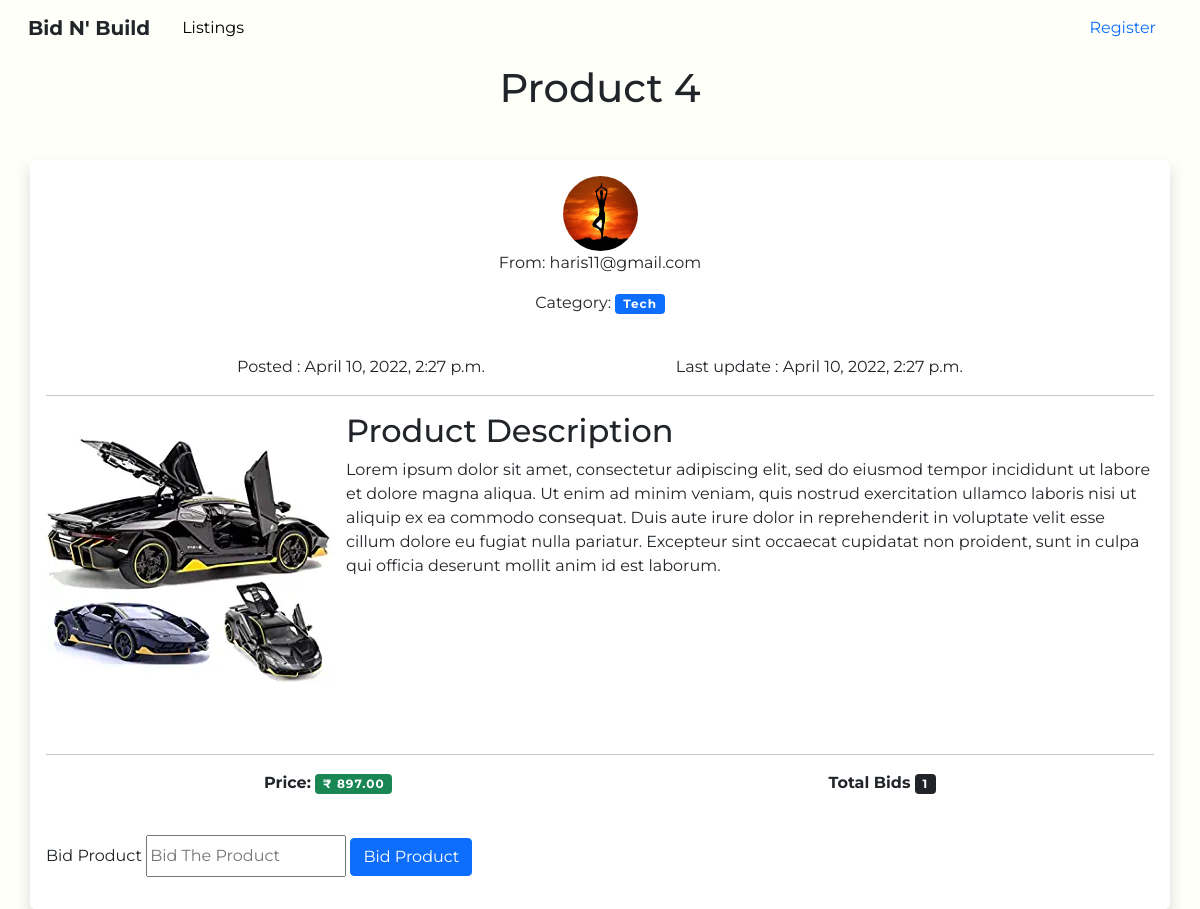
The app's page /product-details/25 with its own data.
### home/models.py (models this page shows, shortened)
class Product(models.Model):
    title=models.CharField(max_length=255)
    author=models.ForeignKey(Customer, on_delete=models.CASCADE)
    order=models.BooleanField(default=False)
    product_image = models.ImageField(null=True, blank=True, upload_to='images/products/')
    desc=RichTextField(blank=True, null=True)
    price=models.DecimalField(max_digits=8, decimal_places=2)
    category=models.ForeignKey(Category, on_delete=models.CASCADE)
    created_at = models.DateTimeField(auto_now_add=True)
    updated_at = models.DateTimeField(auto_now=True)

class Category(models.Model):
    name=models.CharField(max_length=255)
    def __str__(self):
        return self.name

### account/models.py (models this page shows, shortened)
class Customer(models.Model):
    user = models.OneToOneField(User, on_delete = models.CASCADE)
    gender_choice=(('M',"Male"),('F',"Female"))
    gender = models.CharField(choices=gender_choice, max_length=20)
    profile_pic = models.ImageField(null=True, blank=True,upload_to='images/customer/profile/')
    phone = models.CharField(max_length=13)
    dob = models.DateField()
    address = models.TextField()
    pin=models.CharField(max_length=6)
    created_at = models.DateTimeField(auto_now_add=True)
    updated_at = models.DateTimeField(auto_now=True)
    objects = models.Manager()

class User(AbstractUser):
    user_type_data = ((1, "Admin"),(2, "Customer"), (3, "Company"))
    user_type = models.CharField(default=2, choices=user_type_data, max_length=20)

### home/views.py (the view)
# urls.py: path('product-details/<int:pk>', views.ProductDetailsView.as_view(), name='product_details'),
class ProductDetailsView(DetailView):
    model=Product
    template_name='product/product_details.html'

### templates/product/product_details.html (shortened to what this page needs)
{% extends 'base.html' %}
{% load static %}
{% block body %}
<h1 class="text-center">{{ product.title }}</h1>
<div class="container my-5 bg-white rounded-3 p-3 shadow">
<div>
    {% if product.author.profile_pic %}
    <img src="{{ product.author.profile_pic.url }}" class="rounded-circle mx-auto d-block"  width=75 height=75>
    <p class="text-center">From: {{ product.author.user.username }}</p>
    {% else %}
        <img src="{% static 'img/avatar.jpg' %}" alt="Avatar"  class="rounded-circle mx-auto d-block"  width=75 height=75>
        <p class="text-center">From: {{ product.author.user.username }}</p>
    {% endif %}
    <p class="text-center">Category: <span class="badge bg-primary text-wrap" style="letter-spacing: 1px;"> {{ product.category }} </span></p>
    <br>
    <div class="d-flex flex-column flex-md-row justify-content-md-evenly">
        <div>
            Posted : {{ product.created_at }}
        </div>
        <div>
            Last update : {{ product.updated_at }}
        </div>
    </div>
</div>
<hr>
{% if product.product_image.url %}
<div class="d-flex">
<img src=" {{ product.product_image.url }} ">
<div>
<h2>Product Description</h2>
<span>{{ product.desc|safe }}</span>
</div>
</div>
{% endif %}
<br>
<br>
<hr>
<div class="d-flex flex-column flex-md-row justify-content-md-evenly">
<p> <strong>Price:</strong> <span class="badge bg-success" style="letter-spacing: 1px;"> ₹ {{ product.price }} </span></p>
<br>
<p> <strong>Total Bids</strong> <span class="badge bg-dark" style="letter-spacing: 1px;">{{ product.bids.all.count }}</span>  </p>
</div>
<br>
{% if user.is_authenticated %}
    <small>
                    {% comment %} <div class="form-group">
                        <form action="{% url 'bid_product' product.pk %}" method="POST" >
                            {% csrf_token %}
                                <input type="hidden" name="productId" value="{{ product.pk }}">
                                <label for="bid_product">Bid Product</label>
                                    <input type="number" class="col-form-label" id="bid_price" min="{{ product.price }} " name="bid_price" placeholder="Bid The Product"></input>
                                <small><button class="btn btn-warning sm sm mr-2">Bid Product</button>
                                </small>
                            </form>
                    </div> {% endcomment %}
                    {% else %}
                    <div class="form-group">
                        <form>
                            <label for="bid_product">Bid Product</label>
                                    <input type="number" class="col-form-label" id="bid_price" min="{{ product.price }}" name="bid_price" placeholder="Bid The Product"></input>
                                <small>
                                    <button type="button" class="btn btn-primary sm mr-2" data-toggle="modal" data-target="#loginModal">Bid Product</button>
                                </small>
                        </form>
                    </div>
{% endif %}
</div>
{% endblock body %}

### static/css/style.css (style rules this page uses)
:root { --cerulean: #4484ce; --aluminium: #FFFFFA; --light: #f9cf00; --tangerine: #f19f4d; }
* { font-family: 'Montserrat', sans-serif; }
body { background-color: var(--aluminium); height: 100vh; }

### records on screen
Product: title "Product 4", author.profile_pic (picture), author.user.username "haris11@gmail.com", category "Tech", created_at "April 10, 2022, 2:27 p.m.", updated_at "April 10, 2022, 2:27 p.m.", product_image (picture), desc "Lorem ipsum dolor sit amet, consectetur adipiscing elit, sed do eiusmod tempor incididunt ut labore et dolore magna aliqua. Ut enim ad minim veniam, quis nostrud exercitation ullamco laboris nisi ut aliquip ex ea commodo consequat. Duis aute irure dolor in reprehenderit in voluptate velit esse cillum dolore eu fugiat nulla pariatur. Excepteur sint occaecat cupidatat non proident, sunt in culpa qui officia deserunt mollit anim id est laborum.", price "897.00", bids.all.count "1"
